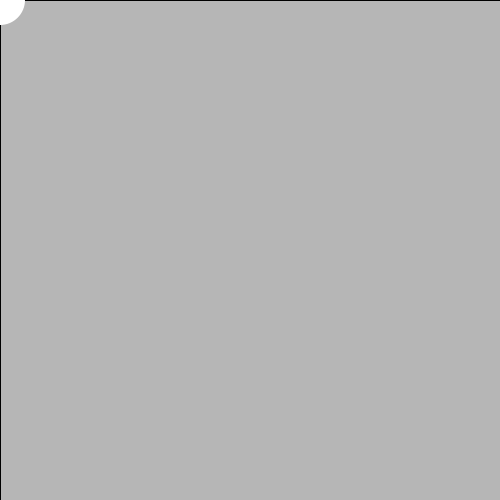
Frame 1 (no input)
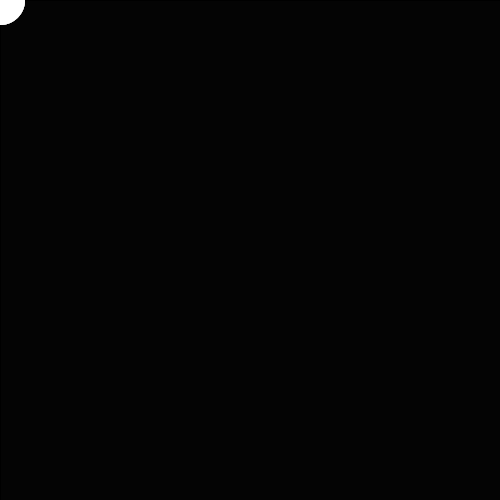
Frame 60 (the mouse pressed at the canvas centre just before this capture)
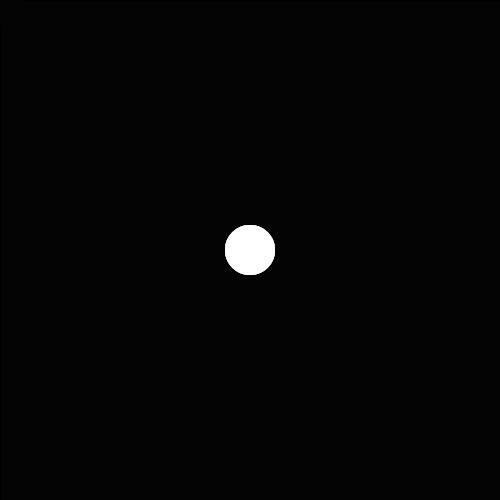
Frame 120 (the mouse held since frame 60 and released just before this capture)

The Processing sketch that drew these frames (run headless with seeded random() and noise(); from frame 60 on, the mouse is pressed at the canvas centre):

// Processing sketch: processing_103895
// ── processing_103895.pde

void setup(){
    
    size(500,500);
    //background(0);
    smooth();
}

void draw(){
    
    fill(0,27);
    rect(0,0,width,height);
    noStroke();
    fill(255);
    ellipse(mouseX,mouseY,width/10,height/10);
    
}
